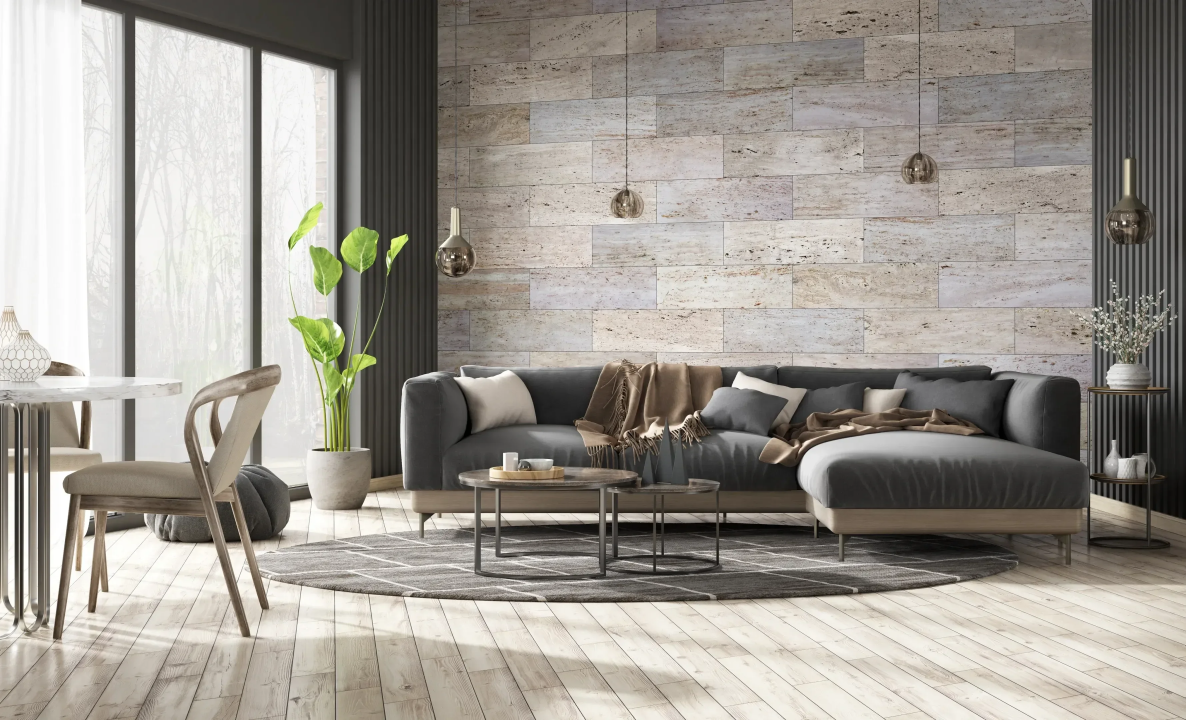
#> input picture samples/Contemporary_Stone_Accent_Lounge.webp, 3558 x 2160 px (shown at 1/3 size)
$ python -i classical.py   (imports and definitions only)
#> lines starting #> are read from the running program, lines starting #| are printed output that depends on the picture; after the words box and inside, x2 and y2 are one past the last pixel; in counts of white or black regions, pixels touching at a corner belong together
"""Training-free baseline: perspective geometry + GrabCut.

This was the first approach tried; it uses no learned weights of any kind.

1. Horizon estimation. Line segments (OpenCV LSD) that are neither vertical nor
   horizontal in the image are, in a Manhattan-world room, mostly receding
   edges (floor planks, skirting, wall/ceiling corners) that converge at
   vanishing points on the horizon. The median height of their pairwise
   intersections estimates the horizon (camera eye level).
2. Floor: GrabCut (colour GMMs + graph cut) seeded with "probably floor" below
   the horizon, "definitely floor" in a bottom-centre band and "background"
   above the horizon.
3. Wall: GrabCut seeded with "probably wall" between the ceiling band and the
   horizon, excluding the floor result; ceiling band and floor are background.

Assumptions (and therefore failure modes): level-ish camera, the floor is
visible at the bottom-centre, walls are visible above eye level, and
wall/floor colours differ from the furniture in front of them.
"""

import cv2
import numpy as np


def estimate_horizon(gray: np.ndarray, rng_seed=0) -> float:
    """Return horizon height as a fraction of image height (0=top)."""
    H, W = gray.shape
    lsd = cv2.createLineSegmentDetector(cv2.LSD_REFINE_STD)
    lines = lsd.detect(gray)[0]
    if lines is None:
        return 0.5
    l = lines.reshape(-1, 4)
    d = l[:, 2:] - l[:, :2]
    length = np.hypot(d[:, 0], d[:, 1])
    ang = np.degrees(np.arctan2(np.abs(d[:, 1]), np.abs(d[:, 0])))  # 0=horizontal, 90=vertical
    keep = (length > 0.04 * np.hypot(H, W)) & (ang > 4) & (ang < 75)
    l, length = l[keep], length[keep]
    if len(l) < 4:
        return 0.5
    # homogeneous line coordinates, pairwise intersections of a random subset
    p1 = np.c_[l[:, :2], np.ones(len(l))]
    p2 = np.c_[l[:, 2:], np.ones(len(l))]
    L = np.cross(p1, p2)
    rng = np.random.default_rng(rng_seed)
    n = min(3000, len(l) * (len(l) - 1) // 2)
    i, j = rng.integers(0, len(l), n), rng.integers(0, len(l), n)
    m = i != j
    X = np.cross(L[i[m]], L[j[m]])
    ok = np.abs(X[:, 2]) > 1e-6
    y = X[ok, 1] / X[ok, 2]
    x = X[ok, 0] / X[ok, 2]
    w = (length[i[m]] * length[j[m]])[ok]
    sel = (y > -0.25 * H) & (y < 1.25 * H) & (x > -W) & (x < 2 * W)
    if sel.sum() < 5:
        return 0.5
    order = np.argsort(y[sel])
    cw = np.cumsum(w[sel][order])
    y_med = y[sel][order][np.searchsorted(cw, cw[-1] / 2)]  # weighted median
    return float(np.clip(y_med / H, 0.25, 0.75))


def _grabcut(img_bgr, init, iters=5):
    mask = init.copy()
    bgd, fgd = np.zeros((1, 65), np.float64), np.zeros((1, 65), np.float64)
    cv2.grabCut(img_bgr, mask, None, bgd, fgd, iters, cv2.GC_INIT_WITH_MASK)
    return (mask == cv2.GC_FGD) | (mask == cv2.GC_PR_FGD)


def segment_classical(img_rgb: np.ndarray, work_width=480):
    H0, W0 = img_rgb.shape[:2]
    s = work_width / W0
    img = cv2.resize(img_rgb, (work_width, round(H0 * s)), interpolation=cv2.INTER_AREA)
    H, W = img.shape[:2]
    bgr = cv2.cvtColor(img, cv2.COLOR_RGB2BGR)
    bgr = cv2.bilateralFilter(bgr, 7, 40, 7)  # flatten texture (wood grain, stone veins) before colour modelling
    hz = int(estimate_horizon(cv2.cvtColor(img, cv2.COLOR_RGB2GRAY)) * H)
    ys = np.arange(H)[:, None] * np.ones((1, W), int)

    # floor
    init = np.full((H, W), cv2.GC_PR_BGD, np.uint8)
    init[ys > hz + 0.05 * H] = cv2.GC_PR_FGD
    init[ys < hz] = cv2.GC_BGD
    init[int(0.93 * H):, int(0.2 * W):int(0.8 * W)] = cv2.GC_FGD
    floor = _grabcut(bgr, init)

    # wall
    init = np.full((H, W), cv2.GC_PR_BGD, np.uint8)
    init[(ys > 0.1 * H) & (ys < hz)] = cv2.GC_PR_FGD
    init[: max(1, int(0.03 * H))] = cv2.GC_BGD
    init[floor] = cv2.GC_BGD
    wall = _grabcut(bgr, init) & ~floor

    up = lambda m: cv2.resize(m.astype(np.uint8), (W0, H0), interpolation=cv2.INTER_NEAREST).astype(bool)  # noqa: E731
    return {"wall": up(wall), "floor": up(floor), "horizon": hz / H}

>>> import cv2
>>> picture = cv2.cvtColor(cv2.imread('../samples/Contemporary_Stone_Accent_Lounge.webp'), cv2.COLOR_BGR2RGB)
>>> result = segment_classical(picture)
#> in segment_classical, `img = cv2.resize(img_rgb, (work_width, round(H0 * s)), interpolation=c..`:
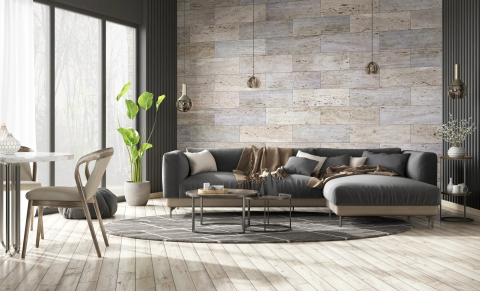
#> img: shape (291, 480, 3); mean R, G, B 158.8, 153.8, 146.1
#> in estimate_horizon, `lines = lsd.detect(gray)[0]`: lines = 669 rows, first 6: [324.5, 183.2, 322.2, 193.2], [20.74, 256.9, 27.77, 199.3], [85.62, 219.6, 66.85, 219], [105.4, 21.87, 105.3, 148.1], [59.49, 212.6, 33.13, 216.9], [463, 182.7, 452, 184.8]
#> in estimate_horizon, `lines = lsd.detect(gray)[0]`:
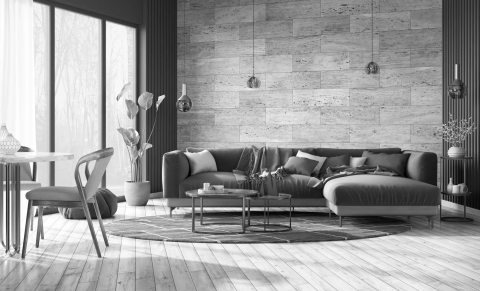
#> gray: shape (291, 480); min 1, max 255, mean 154.4
#> in estimate_horizon, `l = lines.reshape(-1, 4)`: l has the same summary as lines
#> in estimate_horizon, `d = l[:, 2:] - l[:, :2]`: d = 669 pairs, first value -101.2 to 130, second value -168.8 to 140
#> in estimate_horizon, `length = np.hypot(d[:, 0], d[:, 1])`: length = 669 values, max 168.8 at index 349, min 1.71 at index 374, mean 18.85
#> in estimate_horizon, `ang = np.degrees(np.arctan2(np.abs(d[:, 1]), np.abs(d[:, 0])))`: ang = 669 values, max 90 at index 349, min 0 at index 86, mean 36.7
#> in estimate_horizon, `l, length = l[keep], length[keep]`: l = 44 rows, first 6: [59.49, 212.6, 33.13, 216.9], [135.3, 28.01, 106.3, 20.24], [97.8, 257.8, 86.62, 220.7], [396.9, 234.2, 371.9, 237.4], [105, 245.4, 98.06, 221.9], [326.7, 157.6, 299, 151.1]; length = 44 values, max 53.06 at index 43, min 22.51 at index 13, mean 29.28
#> in estimate_horizon, `p1 = np.c_[l[:, :2], np.ones(len(l))]`: p1 = 44 rows, first 8: [59.49, 212.6, 1], [135.3, 28.01, 1], [97.8, 257.8, 1], [396.9, 234.2, 1], [105, 245.4, 1], [326.7, 157.6, 1], [90.66, 220.3, 1], [354.4, 174.3, 1]
#> in estimate_horizon, `p2 = np.c_[l[:, 2:], np.ones(len(l))]`: p2 = 44 rows, first 8: [33.13, 216.9, 1], [106.3, 20.24, 1], [86.62, 220.7, 1], [371.9, 237.4, 1], [98.06, 221.9, 1], [299, 151.1, 1], [100.9, 255.5, 1], [326.8, 180.3, 1]
#> in estimate_horizon, `L = np.cross(p1, p2)`: L = 44 rows, first 8: [-4.31, -26.36, 5860.2], [7.78, -29.01, -239.5], [37.14, -11.19, -748.4], [-3.25, -24.9, 7121.7], [23.56, -6.91, -776.6], [6.5, -27.73, 2246.2], [-35.3, 10.23, 946.2], [-5.94, -27.57, 6910]
#> in estimate_horizon, `n = min(3000, len(l) * (len(l) - 1) // 2)`: n = 946
#> in estimate_horizon, `i, j = rng.integers(0, len(l), n), rng.integers(0, len(l), n)`: i = 946 values, max 43 at index 53, min 0 at index 7, mean 22.18; j = 946 values, max 43 at index 16, min 0 at index 63, mean 22.05
#> in estimate_horizon, `X = np.cross(L[i[m]], L[j[m]])`: X = 926 rows, first 8: [-23737.6, -31688.6, -704.4], [1446.6, 40372.9, 524.1], [58071.3, 42394.7, 193.7], [-38875.1, -77987.4, -763.7], [39420.4, 71736.7, 500.4], [-57999.8, -16115.6, 69.21], [-71589.5, -59450.4, -240.6], [-71285.2, -52836.5, -290.2]
#> in estimate_horizon, `y = X[ok, 1] / X[ok, 2]`: y = 926 values, max 10310.4 at index 24, min -13683.6 at index 422, mean 120.8
#> in estimate_horizon, `x = X[ok, 0] / X[ok, 2]`: x = 926 values, max 106552.5 at index 24, min -49538.3 at index 422, mean 478
#> in estimate_horizon, `w = (length[i[m]] * length[j[m]])[ok]`: w = 926 values, max 2687.4 at index 514, min 506.9 at index 242, mean 855.1
#> in estimate_horizon, `order = np.argsort(y[sel])`: order = 782 values, max 781 at index 308, min 0 at index 80, mean 390.5
#> in estimate_horizon, `cw = np.cumsum(w[sel][order])`: cw = 782 values from 740.5 to 649528.1
#> in estimate_horizon, `y_med = y[sel][order][np.searchsorted(cw, cw[-1] / 2)]`: y_med = 159.1
#> in segment_classical, `hz = int(estimate_horizon(cv2.cvtColor(img, cv2.COLOR_RGB2GRAY)) * H)`: hz = 159
#> in _grabcut, `mask = init.copy()`:
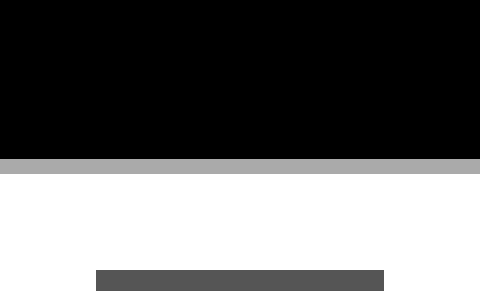
#> mask: shape (291, 480); min 0, max 3, mean 1.22; drawn with min black and max white
#> in _grabcut, `return (mask == cv2.GC_FGD) | (mask == cv2.GC_PR_FGD)`:
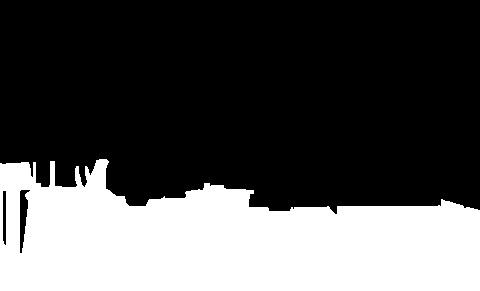
#> returned value: shape (291, 480) bool; 32.5% white; 1 white region, box (x1, y1, x2, y2) and area: (0, 159, 480, 291) 45447
#> call 2 of _grabcut, with iters = 5
#> in _grabcut (call 2), `mask = init.copy()`:
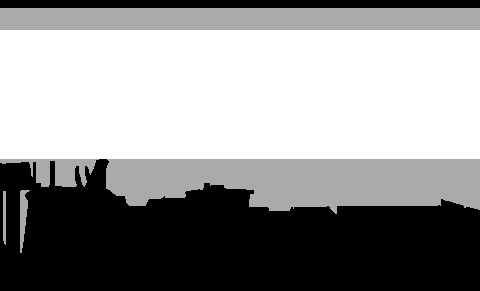
#> mask: shape (291, 480); min 0, max 3, mean 1.74; drawn with min black and max white
#> in _grabcut (call 2), `return (mask == cv2.GC_FGD) | (mask == cv2.GC_PR_FGD)`:
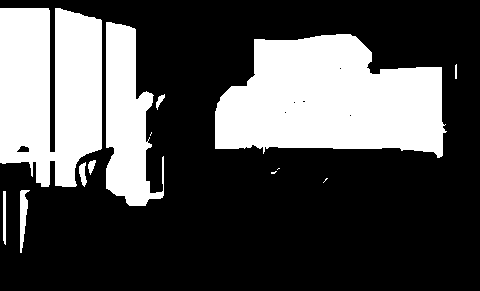
#> returned value: shape (291, 480) bool; 31.4% white; 13 white regions (4 under 20 px), largest, box (x1, y1, x2, y2) and area: (215, 34, 447, 158) 21037, (0, 8, 102, 187) 15364, (106, 22, 164, 206) 6579
#> result = 3 items
